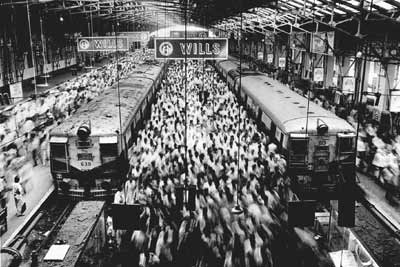
#> input picture Week1_Python/from_nick/Bootcamp18_Notebooks/Programming_Bootcamp_2016/Day4/salgado_bombay.jpg, 400 x 267 px
$ jupyter execute --allow-errors Lecture_Day4.ipynb   (shell and % lines are left out)   (older library calls are emulated)
#> lines starting #> are read from the running program, lines starting #| are printed output that depends on the picture
# PNI Biomath Bootcamp 2016 -- Programming module -- Day 4

### Items to be covered

1.Brief revisit of sieve of Eratosthenes.
    * Setting debugging break points?
2. Matrix problems from yesterday -- adding, multiplying scalars, adding matrices, matrix multiplication
3. Slicing and indexing
    * Colon notation slicing.
    * indexing with boolean statements
4. Dictionaries; saving and loading files with numpy.savez
    * finding out what variables there are in a file
5. Displaying an image; Subplots
      Arbitrary placing of axes?
6. beerncode problem from yestarday

[cell 1]
import numpy as np
import matplotlib.pyplot as plt
import matplotlib.image as img
import matplotlib.colors as colors

def printvar(var, str):
    """shorthand for printing out a string (typically the name of a variable) and a variable

    PARAMETERS:
        var      an expression
        str       a string

    RETURNS:  none
    """
    print("\n", str, " = \n", var, "\n")

---

# (Involuntary but useful) example of debugging: sieve of eratosthenes

* Use the keystrokes < Ctrl \>-M then L to toggle seeing lines numbers in cells -- very useful for seeing where in the code you are when the debugger says you are in line 30, for example!
* Use the line

    `import pdb; pdb.set_trace()`

    to set a breakpoint. There's a "break linenumber" command in the debugger but for some reason it didn't work for me; the above line did.

[cell 2]
# %%debug

import numpy as np

Ncols = 10
Nrows = 5  # this means we'll go up to 50 in checking for primes

M = np.array(range(1, Ncols*Nrows+1))
M = np.reshape(M, [Nrows, Ncols])


# The bug that we had in class was that I was using the variable "myrow" to index the row of the current
# number being considered as a prime; but then I was using the same variable name "myrow" to find the row
# of the multiple that was going to be crossed off!  That confused the two things completely!
#      The bug has been left in below. See if you can fit it!

verbose = False
for myrow in range(0, Nrows):
    for mycolumn in range(0, Ncols):
        # The two loops above mean that we'll go through all the rows and all the columns,
        # going first through all the columns of the first row; then all cols of the second row; etc.

        mynumber = M[myrow, mycolumn]
        if verbose:
            print("row = ", myrow, " col = ", mycolumn, " value = ", mynumber)
        if mynumber!=1 and mynumber>0:   # Don't look at multiples of 1; and only look at
                                         # non-negatives, that means it hasn't been crossed off
            if verbose:
                print("mynumber=", mynumber)
            mult = 2*mynumber  # we'll start by crossing off twice the number
            while mult <= np.size(M):  # only cross multiples off if they're within the matrix
                if verbose:
                    print("   mynumber=", mynumber, "  crossing off mult=", mult)
                myrow = int(np.floor((mult-1)/Ncols))
                mults_col = (mult-1)%Ncols
                if M[myrow,mults_col] > 0:   # only cross it off if it hadn't yet been crossed off
                    M[myrow,mults_col] = -M[myrow,mults_col]  # that means "crossed off"

                mult = mult + mynumber  # then go to the next multiple
                # if mult > np.size(M):
                    # import pdb; pdb.set_trace()

#
print(M)
print("primes = ", M[M>0])

[cell 3]
nrows = 3
ncols = 4
a = np.reshape(np.array(range(1, nrows*ncols+1)), [nrows, ncols])
b = np.random.randn(nrows, ncols)
printvar(a, "a")
printvar(b, "b")

[cell 4]
printvar(a+1000, "a+1000")

[cell 5]
printvar(a, "a")
printvar(a*2, "a*2")
printvar(np.sin(a), "np.sin(a)")

[cell 6]
printvar(a, "a")
printvar(b, "b")
printvar(a+b, "a+b")

#> (the rest of this cell did not finish here and is left out)

[cell 7]
printvar(a, "a")
printvar(b, "b")
printvar(a*b, "a*b")

### From the problem set: Linear algebra rules for vector and matrix multiplication and addition.
**Addition and subtraction:** Addition and subtraction of two matrices are just element-by-element
addition and subtraction. For this to make sense, the two matrices must
be the same size, i.e., have the same number of rows and the same number of
columns.

**Multiplication:** Under linear algebra rules, a row vector (arranged horizontally) times
a column vector (arranged vertically) means: “multiply element-by-element; then
sum it all”. Thus, it produces a single number (i.e., a *scalar*). For example,

$$[1 \; 3 \; 4] *
\begin{align}
    \begin{bmatrix}
       2 \\
       3 \\
       2
    \end{bmatrix}
\end{align}
= 1*2 + 3*3 + 4*2 = 19$$

When matrix $A$ has $A_r$ rows and $A_c$ columns, and matrix $B$ has $B_r$ rows and $B_c$
columns, you can multiply them *if and only if* the number columns of $A$ equals the
number of rows of $B$ (that is, $A_c = B_r$). Lets call their product the matrix $C$:

$$C = A * B$$

The rules are that the element in the $r^{th}$ row and $c^{th}$ column of $C$ will be equal to multiplying the
$r^{th}$ row of $A$ times the $c^{th}$ column of $B$. The matrix $C$ will have $A_r$ rows and $B_c$ columns.

---

---
**2)** Let

$$a = \begin{bmatrix}1 & 4 & 5 & 2 \end{bmatrix} \quad\quad
  b = \begin{bmatrix}2 & 3 & 2 & 1 \end{bmatrix} \quad\quad
  c = \begin{bmatrix}1 & 1 \end{bmatrix}$$

Remember that `.T` means *transpose*: turns rows into columns, and vice-versa. First compute by hand, and then confirm using NumPy, the value of $a*b^T$, $b*a^T$, $a^T*b$, and $a*c^T$.

(Do all of these operations make sense? If not, which ones don't, and why?)

[cell 8]
a = np.array([[1, 4, 5, 2]])
b = np.array([[2, 3, 2, 1]])

print(a * b.T)
print(b.T @ a)

**3)** Add the following sets of matrices by hand, then confirm your answers
using NumPy.

**(a)**
$$
A=
  \begin{bmatrix}
    2 & 4 \\
    1 & 5
  \end{bmatrix} \quad
B=
  \begin{bmatrix}
    1 & 8 \\
    1 & 4
  \end{bmatrix}
$$

**(b)**
$$
A=
  \begin{bmatrix}
    5 & 1 & 3 & 1 \\
    6 & 0 & 8 & 5
  \end{bmatrix} \quad
B=
  \begin{bmatrix}
    4 & 2 & 9 & 0 \\
    3 & 8 & 9 & 2
  \end{bmatrix}
$$

**5)** Multiply the following sets of matrices by hand, then confirm your answers using
NumPy. Is matrix multiplication commutative (i.e. does $AB=BA$)?

**(a)**
$$
A=
  \begin{bmatrix}
    5 & 3 \\
    8 & 9
  \end{bmatrix} \quad
B=
  \begin{bmatrix}
    1 & 9 \\
    4 & 4
  \end{bmatrix}
$$

[cell 9]
A3 = np.array([[5,3],[8,9]])
B3 = np.array([[1,9],[4,4]])

[cell 10]
print(A3 @ B3)
print(B3 @ A3)
print("No, matrix multiplication is not commutative")
#</answer>

**(b)**
$$
A=
  \begin{bmatrix}
    2 & 4 \\
    0 & 1 \\
    3 & 2 \\
    2 & 7
  \end{bmatrix} \quad
B=
  \begin{bmatrix}
    9 & 5 & 1 \\
    8 & 4 & 8
  \end{bmatrix}
$$

[cell 11]
#<answer>
A4 = np.array([[2,4],[0,1],[3,2],[2,7]])
B4 = np.array([[9,5,1],[8,4,8]])
print(A4 @ B4)
#</answer>

---
# Looking into matrix subparts: Indexing and slicing

## Colon notation

For each dimension of a matrix, the indices to be used can be specified using colon notation,

    [start_index default=0] : [stop_index (not included) default=last] [: [step default=1]]

all of which are optional (that's what the square brackets mean). Thus

    :-3

means start at 0, go up to but not including the third from the end, in steps of 1. (Remember, the minus means backwards from the end)

[cell 12]
a = np.array(range(1, 12))
print(a)

print(a[:-3])

    :-3:2

means the same as above, but now in steps of 2

[cell 13]
print(a[:-3:2])

and

    ::2

means go in steps of 2 all the way from the beginning to the end

[cell 14]
printvar(a, "a")
printvar(a[::2], "a[::2]")

    :-3:2

means the same as above, but now in steps of 2

[cell 15]
print(a[4:-3:2])

And we can do lots of other examples.

We can also do it with 2-dimensional matrices, with colon notation for each one.

[cell 16]
nrows = 3
ncols = 5
a = np.reshape(np.array(range(1, nrows*ncols+1)), [nrows, ncols])
print(a)

For example, we could look at all rows, but only every other column of a matrix (colon statement before the comma is for rows, and after the comma for the columns)

[cell 17]
print(a[:, ::2])

The colon notation serves to read out the contents of parts of a matrix, but can also be used to SET the contents of the same parts:

[cell 18]
nrows = 3
ncols = 5
a = np.reshape(np.array(range(1, nrows*ncols+1)), [nrows, ncols])

printvar(a, "a")
a[1:,::2] = 100

printvar(a, "new a")

a[1:,::2] = a[1:,::2]*-1

printvar(a, "newest a")

## boolean indexing

Another very useful way to look at subparts of a matrix is to use boolean expressions:

[cell 19]
a = np.array(range(1, 12))
print(a)

printvar(a%2==0, "a%2==0")

That boolean vector we got out can be used directly to index into a: when used as an index, only those shelves for which the boolean was true will be accessed:

[cell 20]
I = a%2==0

printvar(a[I], "a[I]")

It is often used directly, without storing it in an intermediate variable I:

[cell 21]
printvar(a[a%2==0], "a[a%2==0]")

[cell 22]
# Multiply every even number by 3:
a = np.array(range(1, 12))
printvar(a, "a")

I = a%2==0
printvar(I, "I")
a[a%2==0] = 3*a[a%2==0]

printvar(a, "a")

We can use it in matrices, too:

[cell 23]
nrows = 3
ncols = 5
a = np.reshape(np.array(range(1, nrows*ncols+1)), [nrows, ncols])
print(a)

[cell 24]
printvar(a%2==0, "a%2==0")

a[a%2==0] = 3*a[a%2==0]

printvar(a, "a")

# Whitby asks --unanswered-- what if we want to do it only for selected rows (i.e., with colon notation)?

## --Dictionaries

We've gotten used to storing things in lists (or arrays), and accessing them with the square bracket notation, by asking for the item in a particular position.

Dictionaries allow us to give the different "shelves" names rather than positions: the position no longer matters, and what you do is access a particular shelf through its name (which is a string).

The names of the shelves are called `keys` and the values are called `items`

[cell 25]
# Let's create a dictionary in variable b, which will have a shelf called "key1" with
# the string "value1" stored in it, and a shelf called "key2" with the number 300 stored in it.

# Note curly braces and the colon linking each key to its value.
b = {'key1' : "value1", "key2" : 300}

# You access a shelf with the usual square bracket notation, but now you put the string for a key in it.
print(b['key2'])

# if you ask for a key that doesn't exist you get an error
# For example:
# >> b['gg']
#   KeyError: 'gg'

The values can be anything -- even other dictionaries

[cell 26]
d = {'my' : "this", 'and' : 2, 'furthermore' : [1, 2, 3]}
print(d['my'])

d['my']= b
print(d['my'])

[cell 27]
# You can find what keys a dictionary has with the .keys() function. This returns an iterable,
# that you can put in a for loop:

print(d.keys(), "d.keys()")
for i in d.keys():
    printvar(i, "key")

# Or, you can cast it into a list and see it directly:
print("\nList of keys is ", list(d.keys()), "\n")

# The .items() function returns a (key, value) pair that you can iterate over:
for k,v in d.items():
    print("key is =", k, ";\t  the value = ", v)

### Using .keys() to find out what variables are stored in a .npz file

#> (a cell that did not finish here is left out)

---

# Displaying an image and using subplots

[cell 29]
import matplotlib.image as img
import matplotlib.colors as colors
import matplotlib.pyplot as plt
import numpy as np

[cell 30]
A = img.imread('salgado_bombay.jpg')
#> A is the input picture: shape (267, 400, 3); min 0, max 255, mean 104.7
np.shape(A)
#> Out = (267, 400, 3)

[cell 31]
A = colors.rgb_to_hsv(A)
#> A: shape (267, 400, 3) float32; mean of channels 0, 1, 2 0, 0, 104.7

[cell 32]
# Pick out just the v in the h,s,v triplets-- thats index 2 in the last dimension
A1 = A[:,:,2]
printvar(np.shape(A1), "shape of A1")

# squeeze says drop any dimensions that are equal to 1
A2 = np.squeeze(A1)
printvar(np.shape(A2), "shape of A2")

A = A2

[cell 33]
fig1 = plt.figure(1, [11,4])  # first param is figure number, second is size in w x h inches
fig1.clf()  # clear figure 1
plt.subplot(1,3,1)  # this says make a 1-by-3 matrix of plotting axes, and choose the first one

plt.set_cmap('gray')  # use the gray colormap, not the default one
plt.imshow(A)

# [6 lines of commented-out code are left out]

plt.subplot(1,3,3)
B = A.copy()
# B[B<128] = 128
B[:,0::10] = 255  # make every tenth column white (max value)
B[::10,:] = 0     # make every tenth row black (min value)
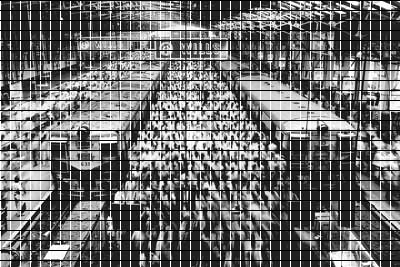
#> B: shape (267, 400) float32; min 0, max 255, mean 107.4
# B[0,0] = 0
plt.imshow(B)

plt.subplot(1,3,2)
p = plt.hist(B.flatten(), bins=range(0, 255), log=True)
plt.xlabel('value of pixel in B')
plt.ylabel('count of pixels')
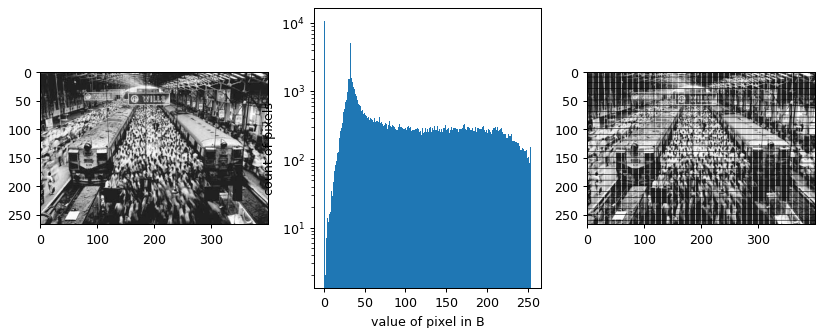
#> figure drawn by matplotlib, 3 panels; panel 3: tallest bar 10825 high, from x = 0 to 1

Following example of using multiple axes stolen from: [Matplotlib documentation](http://matplotlib.org/examples/pylab_examples/axes_demo.html)

[cell 34]
# Example of using multiple axes stolen from
import matplotlib.pyplot as plt
import numpy as np

fig2 = plt.figure(2)
fig2.clf()

# create some data to use for the plot
dt = 0.001
t = np.arange(0.0, 10.0, dt)
r = np.exp(-t[:1000]/0.05)               # impulse response
x = np.random.randn(len(t))
s = np.convolve(x, r)[:len(x)]*dt  # colored noise

# the main axes is subplot(111) by default
plt.plot(t, s)
plt.axis([0, 1, 1.1*np.amin(s), 2*np.amax(s)])
plt.xlabel('time (s)')
plt.ylabel('current (nA)')
plt.title('Gaussian colored noise')

# this is an inset axes over the main axes
#> (the rest of this cell did not finish here and is left out)

In-class exercise:  plot two vertical lines on the same axis: one from (1,1) to (1,2)  and another from (3,1) to (3,2)

If we call plt.plot(x, y) and x and y are 2-d matrices (should be same size), one line per column will be plotted

[cell 35]
fig = plt.figure(3, [3, 3])
fig.clf()
x = np.array([[1, 3],[1, 3]])
y = np.array([[1, 1], [2, 2]])

# alternatively
x = np.array([[1,1], [3,3]]).T  # This way we write it out as "each line is a row" then
                                 # we take the transpose to turn them into the columns that plot expects
y = np.array([[1,2], [1,2]]).T
h = plt.plot(x, y, 'b-')  # this returns a python list of line objects
h0 = h[0]           # this is the first line
h0.axes.set_xlim([0, 4])   # and we can ask what axes that line is in and set the xlimits for it
h0.axes.set_ylim([0, 3])

h1 = h[1]
h1.set_linewidth(3)
print(h1.get_xdata())
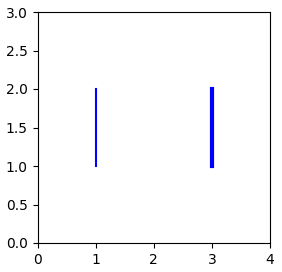
#> figure drawn by matplotlib, 1 panel
